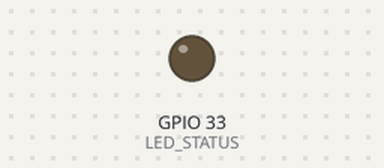
The sketch below on a simulated ESP32. Shown: output pins drawn as LEDs (lit = HIGH). WiFi joins after 1.5 s; servers stay silent unless stated; uploads are accepted with an empty reply; the camera gives no picture; what the sketch prints to the serial monitor is not drawn.

Above: at 0.4 s.
At 4.7 s:
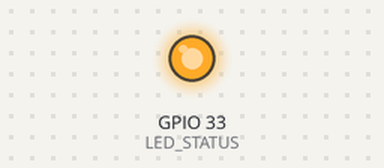
Timing chart, 0 to 6.2 s (numbered marks = the images above):
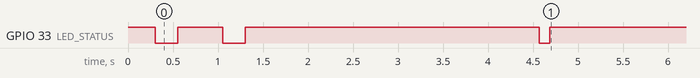

The sketch:

pili_cam.ino
```cpp
/************************************************************
 * PILI LAVE — Firmware da CÂMERA (ESP32-CAM → nuvem)
 * ----------------------------------------------------------
 * "Burra de propósito": captura JPEG e envia o frame cru para
 * POST /api/lpr/frame SOMENTE quando detecta uma chegada
 * (variação da cena ou sensor físico). O LPR roda na NUVEM;
 * a resposta {plate, light} é apenas logada — quem aciona a
 * lâmpada é o ESP32 da máquina, via heartbeat.
 *
 * Posicionamento: altura 1,0–1,5 m, ângulo ≤ 30°, distância
 * 2–3 m (lente fixa).
 *
 * LED vermelho de status (GPIO33, ativo LOW no AI-Thinker):
 *   piscando lento = conectando WiFi
 *   1 piscada      = frame enviado
 *   3 piscadas     = erro de envio
 ************************************************************/
#include <WiFi.h>
#include <WiFiClientSecure.h>
#include <HTTPClient.h>
#include "esp_camera.h"
#include "pili_cam_config.h"

/* ===== Mapa de pinos ===== */
#if defined(CAMERA_MODEL_AI_THINKER)
  #define PWDN_GPIO 32
  #define RESET_GPIO -1
  #define XCLK_GPIO 0
  #define SIOD_GPIO 26
  #define SIOC_GPIO 27
  #define Y9_GPIO 35
  #define Y8_GPIO 34
  #define Y7_GPIO 39
  #define Y6_GPIO 36
  #define Y5_GPIO 21
  #define Y4_GPIO 19
  #define Y3_GPIO 18
  #define Y2_GPIO 5
  #define VSYNC_GPIO 25
  #define HREF_GPIO 23
  #define PCLK_GPIO 22
  #define LED_STATUS 33
#elif defined(CAMERA_MODEL_XIAO_ESP32S3)
  #define PWDN_GPIO -1
  #define RESET_GPIO -1
  #define XCLK_GPIO 10
  #define SIOD_GPIO 40
  #define SIOC_GPIO 39
  #define Y9_GPIO 48
  #define Y8_GPIO 11
  #define Y7_GPIO 12
  #define Y6_GPIO 14
  #define Y5_GPIO 16
  #define Y4_GPIO 18
  #define Y3_GPIO 17
  #define Y2_GPIO 15
  #define VSYNC_GPIO 38
  #define HREF_GPIO 47
  #define PCLK_GPIO 13
  #define LED_STATUS 21
#else
  #error "Escolha a placa em pili_cam_config.h"
#endif

static void blink(int n, int ms = 120) {
#ifdef LED_STATUS
  for (int i = 0; i < n; i++) {
    digitalWrite(LED_STATUS, LOW);  delay(ms);
    digitalWrite(LED_STATUS, HIGH); delay(ms);
  }
#endif
}

static bool cameraInit() {
  camera_config_t c = {};
  c.ledc_channel = LEDC_CHANNEL_0;
  c.ledc_timer   = LEDC_TIMER_0;
  c.pin_pwdn = PWDN_GPIO;   c.pin_reset = RESET_GPIO;
  c.pin_xclk = XCLK_GPIO;   c.pin_sccb_sda = SIOD_GPIO; c.pin_sccb_scl = SIOC_GPIO;
  c.pin_d7 = Y9_GPIO; c.pin_d6 = Y8_GPIO; c.pin_d5 = Y7_GPIO; c.pin_d4 = Y6_GPIO;
  c.pin_d3 = Y5_GPIO; c.pin_d2 = Y4_GPIO; c.pin_d1 = Y3_GPIO; c.pin_d0 = Y2_GPIO;
  c.pin_vsync = VSYNC_GPIO; c.pin_href = HREF_GPIO; c.pin_pclk = PCLK_GPIO;
  c.xclk_freq_hz = 20000000;
  c.pixel_format = PIXFORMAT_JPEG;
  c.frame_size   = psramFound() ? FRAMESIZE_UXGA : FRAMESIZE_XGA; // 1600x1200: caracteres da placa legíveis
  c.jpeg_quality = PILI_JPEG_QUALITY;
  c.fb_count     = psramFound() ? 2 : 1; // 2 buffers na PSRAM evitam FB-OVF em UXGA
  c.grab_mode    = CAMERA_GRAB_LATEST;
  if (esp_camera_init(&c) != ESP_OK) return false;

  sensor_t *s = esp_camera_sensor_get();
  if (s) {                       // placa refletiva: reforça contraste/nitidez
    s->set_contrast(s, 2);
    s->set_sharpness(s, 2);
    s->set_saturation(s, 0);
    s->set_whitebal(s, 1);
    s->set_exposure_ctrl(s, 1);
    s->set_aec2(s, 1);           // exposição mais estável em contraluz
    s->set_gainceiling(s, GAINCEILING_4X);
    s->set_lenc(s, 1);           // correção de lente
  }
  return true;
}

/* Envia o frame cru; resposta {plate, light} é apenas logada. */
static bool enviarFrame(camera_fb_t *fb) {
  if (WiFi.status() != WL_CONNECTED) return false;
  WiFiClientSecure client;
  client.setInsecure();                       // TODO produção: pinning
  HTTPClient http;
  http.setTimeout(PILI_HTTP_TIMEOUT);
  if (!http.begin(client, String(PILI_API_BASE) + "/api/lpr/frame")) return false;
  http.addHeader("Content-Type", "image/jpeg");
  if (strlen(PILI_DEVICE_KEY)) http.addHeader("x-device-key", PILI_DEVICE_KEY);
  Serial.printf("[dbg] heap %u | frame %uKB\n", (unsigned)ESP.getFreeHeap(), (unsigned)(fb->len / 1024));
  /* frame UXGA (~150-250KB) vai direto da PSRAM — a RAM interna não comporta cópia */
  int code = http.POST(fb->buf, fb->len);
  bool ok = (code >= 200 && code < 300);   // 202 = aceito p/ análise em segundo plano
  if (ok) Serial.printf("[lpr] %uKB -> %s\n", (unsigned)(fb->len / 1024), http.getString().substring(0, 140).c_str());
  else    Serial.printf("[lpr] envio falhou (%d: %s)\n", code, http.errorToString(code).c_str());
  http.end();
  blink(ok ? 1 : 3);
  return ok;
}

/* Chegada detectada: manda uma pequena rajada de frames (com retry) */
static void eventoChegada() {
  Serial.printf("[evento] chegada detectada — aguardando a cena assentar (RSSI %d dBm)\n", WiFi.RSSI());
  delay(PILI_ASSENTAR_MS);                       // carro para / placa fica parada
  /* descarta o frame velho que ficou no buffer e pega um atual */
  camera_fb_t *velho = esp_camera_fb_get();
  if (velho) esp_camera_fb_return(velho);
  for (int i = 0; i < PILI_FOTOS_EVENTO; i++) {
    camera_fb_t *fb = esp_camera_fb_get();
    if (fb) {
      bool ok = false;
      for (int t = 0; t < 3 && !ok; t++) {       // rede 2.4G oscila: insiste
        ok = enviarFrame(fb);
        if (!ok) delay(800);
      }
      esp_camera_fb_return(fb);
    }
    if (i + 1 < PILI_FOTOS_EVENTO) delay(PILI_ENTRE_FOTOS_MS);
  }
}

void setup() {
  Serial.begin(115200);
#ifdef LED_STATUS
  pinMode(LED_STATUS, OUTPUT);
  digitalWrite(LED_STATUS, HIGH);
#endif
#if PILI_MODO_SENSOR
  pinMode(PILI_PIN_SENSOR, INPUT);
#endif
  Serial.println("\nPILI LAVE — Câmera (evento -> frame -> nuvem)");
  if (!cameraInit()) {
    Serial.println("[cam] falha ao iniciar a câmera — verifique a placa em pili_cam_config.h");
    delay(5000);
    ESP.restart();
  }
  WiFi.mode(WIFI_STA);
  WiFi.setSleep(false);          // sem power-save: evita perda de pacotes no TCP/TLS
  WiFi.setAutoReconnect(true);
  WiFi.begin(PILI_WIFI_SSID, PILI_WIFI_PASS);
  Serial.printf("[wifi] conectando em %s", PILI_WIFI_SSID);
  while (WiFi.status() != WL_CONNECTED) { blink(1, 250); Serial.print("."); delay(250); }
  Serial.printf("\n[wifi] ok: %s\n", WiFi.localIP().toString().c_str());

  /* diagnóstico de rede no boot: DNS -> TCP 443 -> HTTPS */
  delay(1000);
  IPAddress ip;
  const char *host = "pili-lave-production.up.railway.app";
  Serial.printf("[diag] DNS %s -> %s\n", host,
                WiFi.hostByName(host, ip) ? ip.toString().c_str() : "FALHOU");
  Serial.printf("[diag] gateway %s | dns %s\n",
                WiFi.gatewayIP().toString().c_str(), WiFi.dnsIP().toString().c_str());
  {
    WiFiClient tcp;
    Serial.printf("[diag] TCP %s:443 -> %s\n", ip.toString().c_str(),
                  tcp.connect(ip, 443, 8000) ? "ok" : "FALHOU");
    tcp.stop();
  }
  {
    WiFiClient a; Serial.printf("[diag] TCP roteador 192.168.1.1:80 -> %s\n", a.connect(IPAddress(192,168,1,1), 80, 5000) ? "ok" : "FALHOU"); a.stop();
    WiFiClient b; Serial.printf("[diag] TCP 1.1.1.1:443 -> %s\n", b.connect(IPAddress(1,1,1,1), 443, 8000) ? "ok" : "FALHOU"); b.stop();
    WiFiClient c; Serial.printf("[diag] TCP 8.8.8.8:53 -> %s\n", c.connect(IPAddress(8,8,8,8), 53, 8000) ? "ok" : "FALHOU"); c.stop();
  }
  {
    WiFiClientSecure tls; tls.setInsecure();
    Serial.printf("[diag] TLS %s:443 -> %s\n", host,
                  tls.connect(host, 443, 15000) ? "ok" : "FALHOU");
    tls.stop();
  }

  /* frame de teste no boot: valida câmera+rede sem precisar de movimento */
  delay(500);
  camera_fb_t *fb = esp_camera_fb_get();
  if (fb) { Serial.println("[boot] enviando frame de teste"); enviarFrame(fb); esp_camera_fb_return(fb); }
}

void loop() {
  static uint32_t lastCheck = 0, cooldownAte = 0;
  static float baseline = 0;

  if (millis() - lastCheck < PILI_CHECAGEM_MS) { delay(10); return; }
  lastCheck = millis();
  if (WiFi.status() != WL_CONNECTED) { blink(1, 250); return; }
  if (millis() < cooldownAte) return;

#if PILI_MODO_SENSOR
  /* sensor físico: nível ALTO = veículo presente */
  if (digitalRead(PILI_PIN_SENSOR) == HIGH) {
    eventoChegada();
    cooldownAte = millis() + PILI_COOLDOWN_MS;
  }
#else
  /* detecção pelo quadro: cena parada gera JPEG de tamanho estável;
     algo entrando muda o tamanho — só aí os frames são enviados. */
  camera_fb_t *fb = esp_camera_fb_get();
  if (!fb) return;
  const float size = (float)fb->len;
  esp_camera_fb_return(fb);           // frame de checagem é descartado local

  if (baseline <= 0) { baseline = size; return; }   // aquecimento
  const float varPct = fabsf(size - baseline) * 100.0f / baseline;
  baseline = baseline * 0.9f + size * 0.1f;         // média móvel da cena

  if (varPct >= PILI_MOTION_PCT) {
    eventoChegada();
    cooldownAte = millis() + PILI_COOLDOWN_MS;
    baseline = 0;                                   // re-aprende a cena
  }
#endif
}
```

pili_cam_config.h
```cpp
/************************************************************
 * PILI LAVE — Câmera dedicada (ESP32-CAM)
 * ----------------------------------------------------------
 * Edite antes de gravar. A câmera SÓ captura e envia o frame;
 * o reconhecimento (LPR) roda na nuvem — trocar o dispositivo
 * nunca muda o backend.
 ************************************************************/
#ifndef PILI_CAM_CONFIG_H
#define PILI_CAM_CONFIG_H

/* ================= PLACA =================
 * Escolha UMA (define o mapa de pinos da câmera): */
#define CAMERA_MODEL_AI_THINKER       // ESP32-CAM clássica (OV2640)
// #define CAMERA_MODEL_XIAO_ESP32S3  // Seeed XIAO ESP32-S3 Sense (OV2640/OV5640)

/* ================= WIFI ================= */
#define PILI_WIFI_SSID  "ANDERS"
#define PILI_WIFI_PASS  "@2025@2025"

/* ================= BACKEND ================= */
#define PILI_API_BASE   "https://pili-lave-production.up.railway.app"  // sem barra no final
#define PILI_DEVICE_KEY ""   // vazio = modo teste (servidor aberto)

/* ================= GATILHO =================
 * NADA de foto contínua: a câmera checa a cena localmente e SÓ envia
 * quando detecta chegada (ou quando o sensor físico dispara).
 *  PILI_MODO_SENSOR 0: detecção pelo quadro (tamanho do JPEG muda
 *                      quando algo entra na cena; parado, não muda)
 *  PILI_MODO_SENSOR 1: sensor de presença no GPIO13 (IR/ultrassônico,
 *                      nível ALTO = veículo) — recomendado na instalação */
#define PILI_MODO_SENSOR     0
#define PILI_PIN_SENSOR      13
#define PILI_CHECAGEM_MS     500UL    // intervalo da checagem local (nada é enviado)
#define PILI_MOTION_PCT      8        // % de variação do JPEG que indica chegada
#define PILI_FOTOS_EVENTO    6        // frames por chegada (a nuvem vota entre eles)
#define PILI_COOLDOWN_MS     5000UL   // silêncio após um evento
#define PILI_ASSENTAR_MS     1000UL   // espera a cena assentar antes da 1ª foto
#define PILI_ENTRE_FOTOS_MS  500UL    // intervalo entre as fotos da rajada

/* ================= CAPTURA ================= */
#define PILI_JPEG_QUALITY  12       // 0(melhor)..63 — 12 equilibra nitidez/tamanho
#define PILI_HTTP_TIMEOUT  20000

#endif // PILI_CAM_CONFIG_H
```
